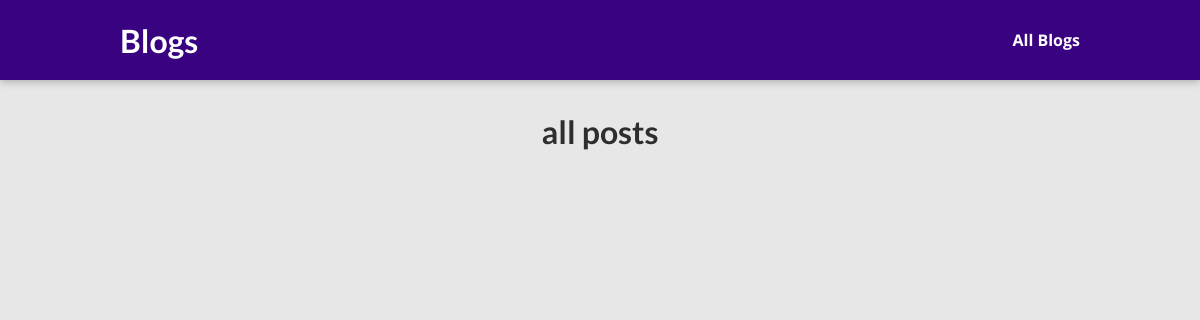
The app's page /posts/, older data.
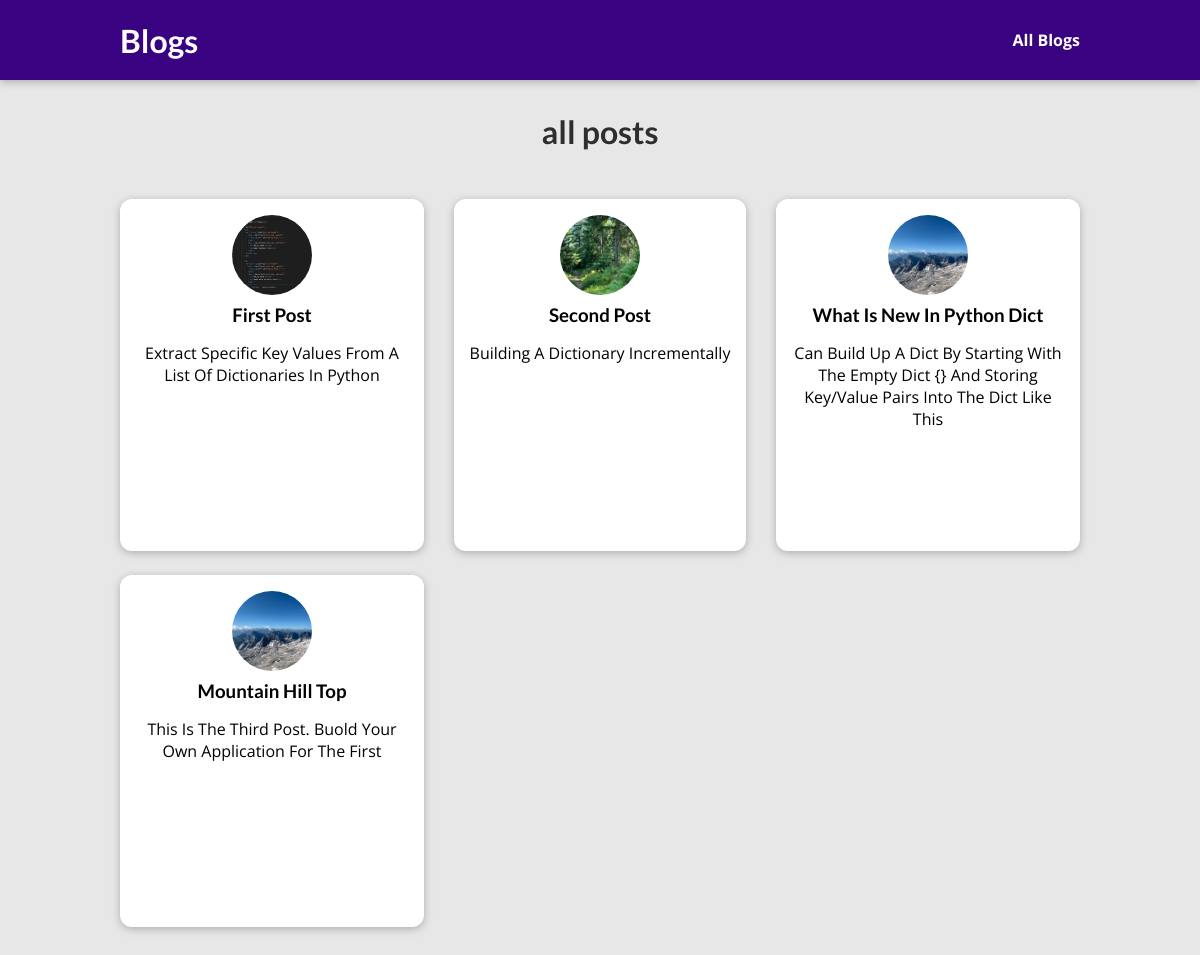
The same page, newer data.
### blog/models.py (models this page shows)
class Post(models.Model):
    title = models.CharField(max_length=100)
    excerpt = models.CharField(max_length=200)
    image_name = models.CharField(max_length=100)
    date = models.DateField(auto_now=True)
    slug = models.SlugField(unique=True, db_index=True)
    content = models.TextField(validators=[MinLengthValidator(10)])
    author = models.ForeignKey(Author, on_delete=models.SET_NULL, null=True)
    tags = models.ManyToManyField(Tag)

### blog/views.py (the view)
# urls.py: path("posts/", views.posts, name="posts"),
def posts(request):
    all_posts = Post.objects.all()
    return render(request, "blog/posts.html", {"articles": all_posts})

### blog/templates/blog/posts.html (shortened to what this page needs)
{% extends "layout.html" %}
{% load static %}
    {% block css %}
      <link rel="stylesheet" href="{% static "blog/posts.css" %}"/>
      <link rel="stylesheet" href="{% static "blog/post.css" %}"/>
    {% endblock css %}
{% block content %}
  <section id="all-posts">
        <h2>all posts</h2>
        <ul>
           {% for article  in articles %}
            {% include "blog/includes/post.html" %}
           {% endfor %}
        </ul>
</section>
{% endblock content %}

### template/layout.html (shortened to what this page needs)
{% load static %}
<!DOCTYPE html>
<html lang="en">
  <head>
    <link rel="stylesheet" href="{% static "app.css" %}"/>
    {% block css %}{% endblock css %}
  </head>
  <body>
    <header id="main-navigation">
      <h1><a href="{% url "index" %}">Blogs</a></h1>
      <nav>
        <a href="{% url "posts" %}">All Blogs</a>
     </nav>
    </header>
    {% block content %}{% endblock content %}
  </body>
</html>

### blog/templates/blog/includes/post.html
{% load static %}
<li>
                <article class="post">
                    <a href="{% url "post_detail" article.slug %}">
                        <img src="{% static "blog/images/"|add:article.image_name %}" alt="mountain"/>
                        <div class="post__content">
                            <h3>{{article.title|title}}</h3>
                            <p>{{article.excerpt|title}}  </p>
                        </div>
                    </a>
                </article>
</li>

### static/app.css (style rules this page uses)
* { box-sizing: border-box; }
html { font-family: "Open Sans", "Lato", sans-serif; }
body { margin: 0; }
h1, h2, h3 { font-family: "Lato", sans-serif; font-weight: bold; }
#main-navigation { width: 100%; height: 5rem; display: flex; justify-content: space-between; align-items: center; padding: 0 10%; position: absolute; top: 0; left: 0; }
#main-navigation a { text-decoration: none; color: white; font-weight: bold; }

### blog/static/blog/posts.css (style rules this page uses)
body { background-color: #e7e7e7; }
#main-navigation { background-color: #390281; box-shadow: 0 2px 8px rgba(0, 0, 0, 0.25); }
#all-posts { margin: 7rem auto; width: 90%; max-width: 60rem; }
#all-posts h2 { text-align: center; font-size: 2rem; color: #2e2e2e; margin: 3rem 0; }
ul { list-style: none; margin: 0; padding: 0; display: grid; grid-template-columns: repeat(auto-fill, minmax(17rem, 1fr)); gap: 1.5rem; }
.post img { width: 7rem; height: 7rem; }
.post a { height: 22rem; transform-origin: center; box-shadow: 0 2px 8px rgba(0, 0, 0, 0.25); border-radius: 12px; background-color: white; }

### blog/static/blog/post.css (style rules this page uses)
.post { display: flex; flex-direction: column; align-items: center; text-align: center; }
.post a { text-decoration: none; color: black; transition: all 0.2s ease; padding: 1rem; }
.post img { width: 5rem; height: 5rem; object-fit: cover; border-radius: 50%; }
.post h3 { margin: 0.25rem 0; }

Row changes from the older to the newer data that the page shows:
added Post: image_name (picture), title "First Post", excerpt "Extract Specific Key Values From A List Of Dictionaries In Python"
added Post: image_name (picture), title "Second Post", excerpt "Building A Dictionary Incrementally"
added Post: image_name (picture), title "What Is New In Python Dict", excerpt "Can Build Up A Dict By Starting With The Empty Dict {} And Storing Key/Value Pairs Into The Dict Like This"
added Post: image_name (picture), title "Mountain Hill Top", excerpt "This Is The Third Post. Buold Your Own Application For The First"
